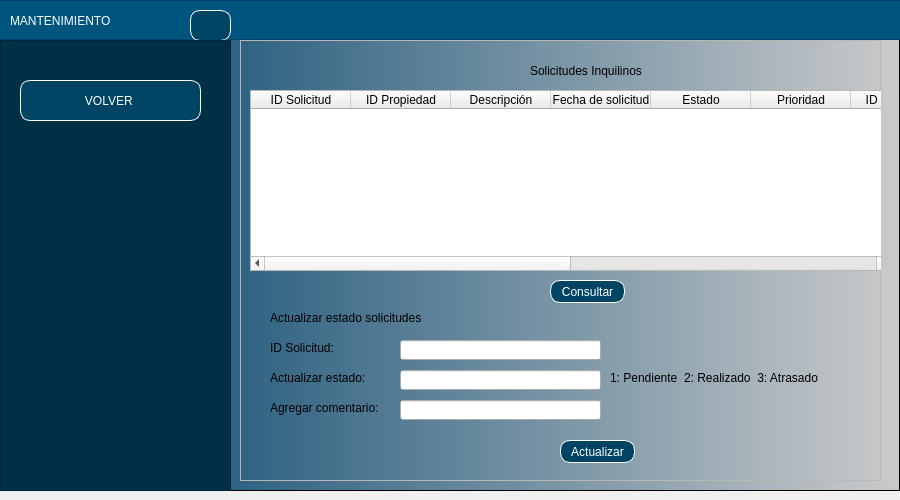
<?xml version="1.0" encoding="UTF-8"?>
<ui version="4.0">
 <class>MainWindow</class>
 <widget class="QMainWindow" name="MainWindow">
  <property name="geometry">
   <rect>
    <x>0</x>
    <y>0</y>
    <width>900</width>
    <height>500</height>
   </rect>
  </property>
  <property name="minimumSize">
   <size>
    <width>900</width>
    <height>500</height>
   </size>
  </property>
  <property name="maximumSize">
   <size>
    <width>900</width>
    <height>16777215</height>
   </size>
  </property>
  <property name="windowTitle">
   <string>MainWindow</string>
  </property>
  <widget class="QWidget" name="centralwidget">
   <layout class="QHBoxLayout" name="horizontalLayout" stretch="0">
    <property name="leftMargin">
     <number>0</number>
    </property>
    <property name="topMargin">
     <number>0</number>
    </property>
    <property name="rightMargin">
     <number>0</number>
    </property>
    <item>
     <widget class="QFrame" name="framefondo">
      <property name="styleSheet">
       <string notr="true">QWidget#framefondo{
background-color: qlineargradient(spread:pad, x1:0, y1:0, x2:1, y2:0, stop:0.039548 rgba(0, 67, 109, 255), stop:1 rgba(203, 203, 203, 255));}</string>
      </property>
      <property name="frameShape">
       <enum>QFrame::StyledPanel</enum>
      </property>
      <property name="frameShadow">
       <enum>QFrame::Raised</enum>
      </property>
      <widget class="QFrame" name="frame_superior">
       <property name="geometry">
        <rect>
         <x>-10</x>
         <y>0</y>
         <width>911</width>
         <height>40</height>
        </rect>
       </property>
       <property name="maximumSize">
        <size>
         <width>16777215</width>
         <height>40</height>
        </size>
       </property>
       <property name="styleSheet">
        <string notr="true">background-color: rgb(0, 85, 127);</string>
       </property>
       <property name="frameShape">
        <enum>QFrame::StyledPanel</enum>
       </property>
       <property name="frameShadow">
        <enum>QFrame::Raised</enum>
       </property>
       <widget class="QLabel" name="label">
        <property name="geometry">
         <rect>
          <x>20</x>
          <y>10</y>
          <width>181</width>
          <height>21</height>
         </rect>
        </property>
        <property name="styleSheet">
         <string notr="true">font: 16pt &quot;Arial&quot;;
color: white;</string>
        </property>
        <property name="text">
         <string>MANTENIMIENTO</string>
        </property>
       </widget>
       <widget class="QPushButton" name="pbtnMenu">
        <property name="geometry">
         <rect>
          <x>200</x>
          <y>10</y>
          <width>41</width>
          <height>31</height>
         </rect>
        </property>
        <property name="styleSheet">
         <string notr="true">QPushButton{
font: 87 9pt &quot;Arial&quot;;
background-color: rgb(0, 68, 100);
color:white;
border:1px solid white;
border-radius: 10px;
}


QPushButton:hover {
background-color:qlineargradient(spread:pad, x1:0, y1:0, x2:1, y2:0, stop:0.039548 rgba(0, 67, 109, 255), stop:1 rgba(203, 203, 203, 255))
}</string>
        </property>
        <property name="text">
         <string/>
        </property>
        <property name="icon">
         <iconset>
          <normaloff>Imagenes/menu.png</normaloff>Imagenes/menu.png</iconset>
        </property>
       </widget>
      </widget>
      <widget class="QFrame" name="frameBotones">
       <property name="geometry">
        <rect>
         <x>0</x>
         <y>40</y>
         <width>231</width>
         <height>451</height>
        </rect>
       </property>
       <property name="styleSheet">
        <string notr="true">QFrame{
background-color: rgb(0, 48, 70)
}


QPushButton{
font: 87 9pt &quot;Arial&quot;;
background-color: rgb(0, 68, 100);
color:white;
border:1px solid white;
border-radius: 10px;
}


QPushButton:hover {
background-color:qlineargradient(spread:pad, x1:0, y1:0, x2:1, y2:0, stop:0.039548 rgba(0, 67, 109, 255), stop:1 rgba(203, 203, 203, 255))
}</string>
       </property>
       <property name="frameShape">
        <enum>QFrame::StyledPanel</enum>
       </property>
       <property name="frameShadow">
        <enum>QFrame::Raised</enum>
       </property>
       <widget class="QPushButton" name="btnVolver">
        <property name="geometry">
         <rect>
          <x>20</x>
          <y>40</y>
          <width>181</width>
          <height>41</height>
         </rect>
        </property>
        <property name="layoutDirection">
         <enum>Qt::RightToLeft</enum>
        </property>
        <property name="styleSheet">
         <string notr="true"/>
        </property>
        <property name="text">
         <string>VOLVER </string>
        </property>
        <property name="icon">
         <iconset>
          <normaloff>Imagenes/volver.png</normaloff>Imagenes/volver.png</iconset>
        </property>
       </widget>
      </widget>
      <widget class="QFrame" name="framePaginas">
       <property name="geometry">
        <rect>
         <x>240</x>
         <y>40</y>
         <width>641</width>
         <height>441</height>
        </rect>
       </property>
       <property name="frameShape">
        <enum>QFrame::StyledPanel</enum>
       </property>
       <property name="frameShadow">
        <enum>QFrame::Raised</enum>
       </property>
       <widget class="QStackedWidget" name="stackedWidget">
        <property name="geometry">
         <rect>
          <x>0</x>
          <y>0</y>
          <width>671</width>
          <height>441</height>
         </rect>
        </property>
        <property name="currentIndex">
         <number>0</number>
        </property>
        <widget class="QWidget" name="pageVisualizar">
         <widget class="QLabel" name="label_13">
          <property name="geometry">
           <rect>
            <x>290</x>
            <y>20</y>
            <width>221</width>
            <height>21</height>
           </rect>
          </property>
          <property name="styleSheet">
           <string notr="true">font: 12pt &quot;Arial&quot;;</string>
          </property>
          <property name="text">
           <string>Solicitudes Inquilinos</string>
          </property>
         </widget>
         <widget class="QTableWidget" name="tableSolicitudes">
          <property name="geometry">
           <rect>
            <x>10</x>
            <y>50</y>
            <width>641</width>
            <height>181</height>
           </rect>
          </property>
          <column>
           <property name="text">
            <string>ID Solicitud</string>
           </property>
          </column>
          <column>
           <property name="text">
            <string>ID Propiedad</string>
           </property>
          </column>
          <column>
           <property name="text">
            <string>Descripción</string>
           </property>
          </column>
          <column>
           <property name="text">
            <string>Fecha de solicitud</string>
           </property>
          </column>
          <column>
           <property name="text">
            <string>Estado</string>
           </property>
          </column>
          <column>
           <property name="text">
            <string>Prioridad</string>
           </property>
          </column>
          <column>
           <property name="text">
            <string>ID Proveedor</string>
           </property>
          </column>
          <column>
           <property name="text">
            <string>Nombre Proveedor</string>
           </property>
          </column>
          <column>
           <property name="text">
            <string>Apellido 1 Proveedor</string>
           </property>
          </column>
          <column>
           <property name="text">
            <string>Apellido 2 Proveedor</string>
           </property>
          </column>
          <column>
           <property name="text">
            <string>Especialidad</string>
           </property>
          </column>
          <column>
           <property name="text">
            <string>Télefono Proveedor</string>
           </property>
          </column>
         </widget>
         <widget class="QPushButton" name="btnConsultar">
          <property name="geometry">
           <rect>
            <x>310</x>
            <y>240</y>
            <width>75</width>
            <height>23</height>
           </rect>
          </property>
          <property name="styleSheet">
           <string notr="true">QPushButton{
font: 87 9pt &quot;Arial&quot;;
background-color: rgb(0, 68, 100);
color:white;
border:1px solid white;
border-radius: 10px;
}


QPushButton:hover {
background-color:rgb(0, 101, 148);
}</string>
          </property>
          <property name="text">
           <string>Consultar</string>
          </property>
         </widget>
         <widget class="QLabel" name="label_3">
          <property name="geometry">
           <rect>
            <x>30</x>
            <y>270</y>
            <width>211</width>
            <height>16</height>
           </rect>
          </property>
          <property name="styleSheet">
           <string notr="true">font: 10pt &quot;Arial&quot;;</string>
          </property>
          <property name="text">
           <string>Actualizar estado solicitudes</string>
          </property>
         </widget>
         <widget class="QLabel" name="label_2">
          <property name="geometry">
           <rect>
            <x>30</x>
            <y>330</y>
            <width>101</width>
            <height>16</height>
           </rect>
          </property>
          <property name="styleSheet">
           <string notr="true">font: 9pt &quot;Arial&quot;;</string>
          </property>
          <property name="text">
           <string>Actualizar estado:</string>
          </property>
         </widget>
         <widget class="QLineEdit" name="txtAgregarComentario">
          <property name="geometry">
           <rect>
            <x>160</x>
            <y>360</y>
            <width>201</width>
            <height>20</height>
           </rect>
          </property>
         </widget>
         <widget class="QLabel" name="label_4">
          <property name="geometry">
           <rect>
            <x>30</x>
            <y>360</y>
            <width>141</width>
            <height>16</height>
           </rect>
          </property>
          <property name="styleSheet">
           <string notr="true">font: 9pt &quot;Arial&quot;;</string>
          </property>
          <property name="text">
           <string>Agregar comentario:</string>
          </property>
         </widget>
         <widget class="QPushButton" name="btnActualizar">
          <property name="geometry">
           <rect>
            <x>320</x>
            <y>400</y>
            <width>75</width>
            <height>23</height>
           </rect>
          </property>
          <property name="styleSheet">
           <string notr="true">QPushButton{
font: 87 9pt &quot;Arial&quot;;
background-color: rgb(0, 68, 100);
color:white;
border:1px solid white;
border-radius: 10px;
}


QPushButton:hover {
background-color:rgb(0, 101, 148);
}</string>
          </property>
          <property name="text">
           <string>Actualizar</string>
          </property>
         </widget>
         <widget class="QLabel" name="label_5">
          <property name="geometry">
           <rect>
            <x>30</x>
            <y>300</y>
            <width>101</width>
            <height>16</height>
           </rect>
          </property>
          <property name="styleSheet">
           <string notr="true">font: 9pt &quot;Arial&quot;;</string>
          </property>
          <property name="text">
           <string>ID Solicitud:</string>
          </property>
         </widget>
         <widget class="QLineEdit" name="txtIDsolicitud">
          <property name="geometry">
           <rect>
            <x>160</x>
            <y>300</y>
            <width>201</width>
            <height>20</height>
           </rect>
          </property>
         </widget>
         <widget class="QLineEdit" name="txtEstado">
          <property name="geometry">
           <rect>
            <x>160</x>
            <y>330</y>
            <width>201</width>
            <height>20</height>
           </rect>
          </property>
         </widget>
         <widget class="QLabel" name="label_6">
          <property name="geometry">
           <rect>
            <x>370</x>
            <y>330</y>
            <width>241</width>
            <height>16</height>
           </rect>
          </property>
          <property name="styleSheet">
           <string notr="true">font: 9pt &quot;Arial&quot;;</string>
          </property>
          <property name="text">
           <string>1: Pendiente  2: Realizado  3: Atrasado</string>
          </property>
         </widget>
        </widget>
       </widget>
      </widget>
     </widget>
    </item>
   </layout>
  </widget>
 </widget>
 <resources/>
 <connections/>
</ui>
